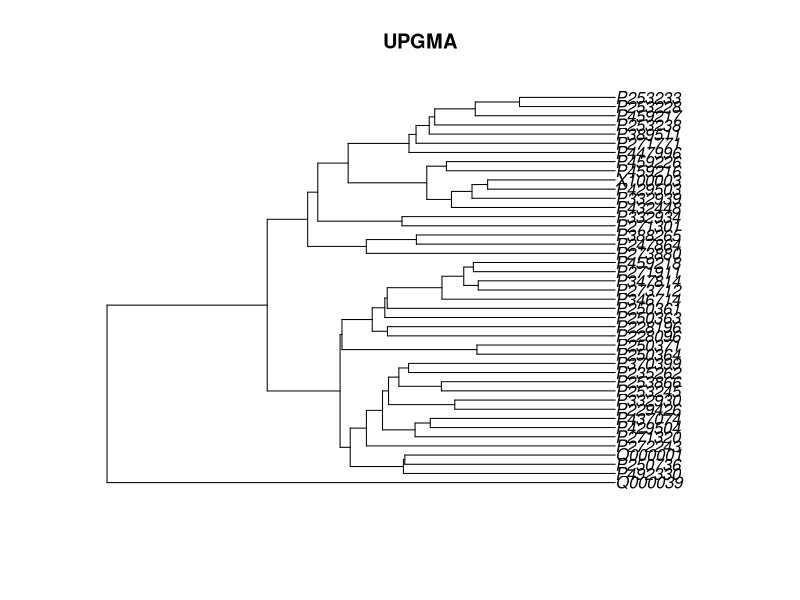
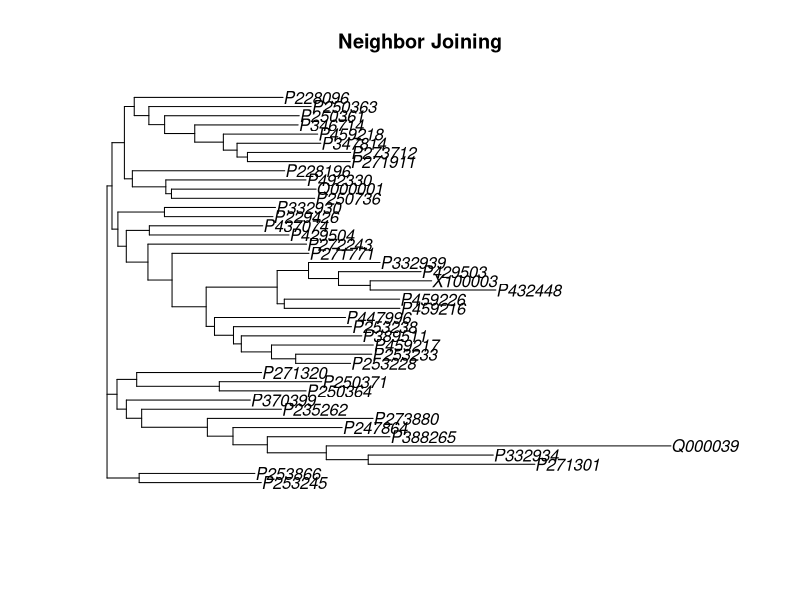

These figures' R source, in order: (Note: this script raises an error after producing the figures.)
setwd("~/Box Sync/digital-humanities-phylogenetics/")

all_pairs_matrix2 = read.csv("data/dtm_data/all_pairs_matrix2.csv", row.names = 1)

#source("http://bioconductor.org/biocLite.R")
#biocLite("BiocInstaller")
#biocLite("phangorn")

library("phangorn")

# Build UPGMA and neighbor joining trees
treeUPGMA <- upgma(dist(all_pairs_matrix2))
treeNJ  <- NJ(dist(all_pairs_matrix2))
plot(treeUPGMA, main="UPGMA")
plot(treeNJ, main = "Neighbor Joining")

write.tree(treeUPGMA, "data/trees/dtm_upgma.tre")
write.tree(treeNJ, "data/trees/dtm_nj.tre")
